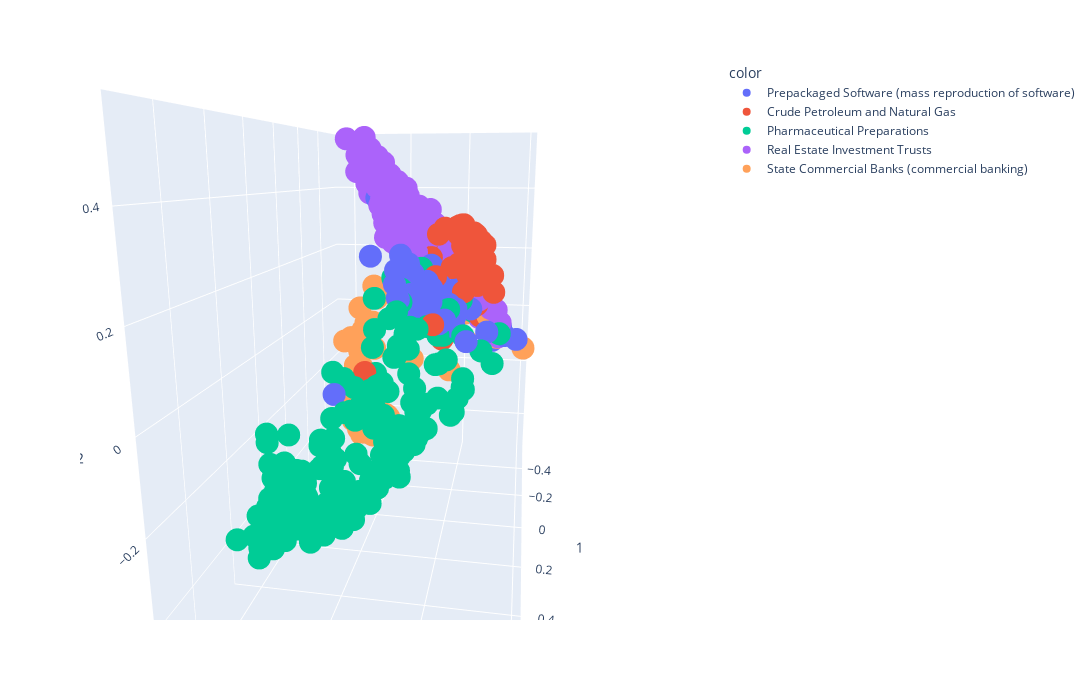

Notebook cell for this chart:
### Code cell
fig = px.scatter_3d(plot_svd[1], x =0 , y = 1, z = 2, hover_data={"name": plot_svd[1].index.get_level_values(0),
                                                              "industry": plot_svd[1].index.get_level_values(1)},
                    color = plot_svd[1].index.get_level_values(1), width=1200, height=700)
fig.show()
